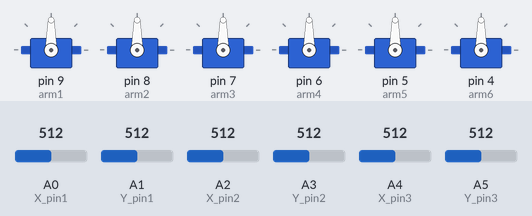
The sketch below on a simulated Arduino Uno, built with avr-gcc and run on an emulated ATmega328P. On the bench: 6 × servo. The inputs (shaded band) are chosen by the test bench; at power-on: A0 (X_pin1) = 512, A1 (Y_pin1) = 512, A2 (X_pin2) = 512, A3 (Y_pin2) = 512, A4 (X_pin3) = 512, A5 (Y_pin3) = 512.

Above: at 1.2 s.
1.3 s: A0 (X_pin1) set to 307
2.8 s: A0 (X_pin1) set to 284
At 4.5 s:
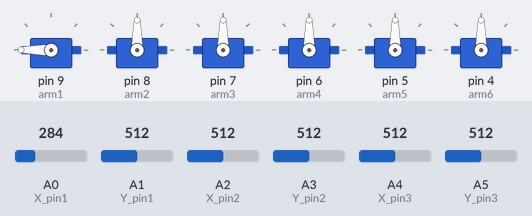
4.8 s: A1 (Y_pin1) set to 317
6.3 s: A1 (Y_pin1) set to 285
At 7.2 s:
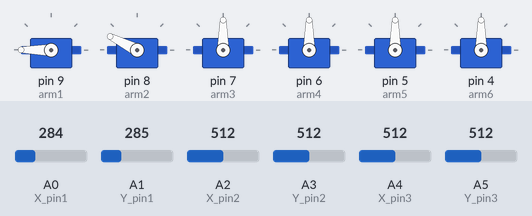
9.3 s: A2 (X_pin2) set to 307
10.8 s: A2 (X_pin2) set to 290
At 10.97 s:
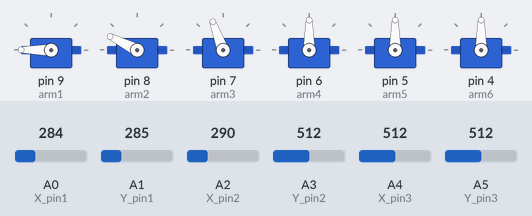
At 13.1 s:
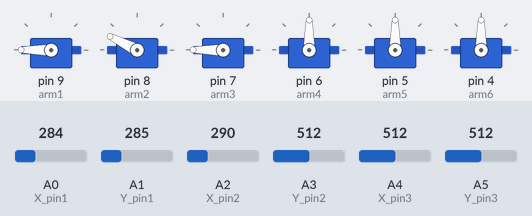
Timing chart, 0 to 14.6 s (numbered marks = the images above; inputs shaded):
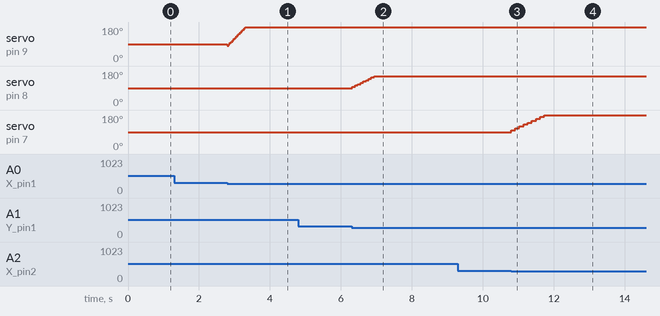

The sketch:

robotarm.ino
```cpp
#include <Servo.h>

Servo arm1;
Servo arm2;
Servo arm3;
Servo arm4;
Servo arm5;
Servo arm6;

int pos1 = 75;
int pos2 = 90;
int pos3 = 90;
int pos4 = 90;
int pos5 = 90;
int pos6 = 90;

const int X_pin1 = A0;
const int Y_pin1 = A1;
const int X_pin2 = A2;
const int Y_pin2 = A3;
const int X_pin3 = A4;
const int Y_pin3 = A5;

void setup() {
  Serial.begin(9600);
  pinMode(9, OUTPUT);
  pinMode(8, OUTPUT);
  pinMode(7, OUTPUT);
  pinMode(6, OUTPUT);
  pinMode(5, OUTPUT);
  pinMode(4, OUTPUT);
  arm1.attach(9);
  arm2.attach(8);
  arm3.attach(7);
  arm4.attach(6);
  arm5.attach(5);
  arm6.attach(4);

}

void loop() {
  // arm 1
  if ((analogRead(X_pin1)) > 1000){
    pos1 = pos1 - 7;
    arm1.write(pos1);
    delay(35);
}
  if ((pos1) <= 0){
     pos1 = pos1 + 7;
}

  if ((analogRead(X_pin1)) < 300){
    pos1 = pos1 + 7;
    arm1.write(pos1);
    delay(35);
}

  if ((pos1) >= 180){
    pos1 = pos1 - 7;
}
    // end arm 1
    // arm2
  if ((analogRead(Y_pin1)) > 1000){
    pos2 = pos2 - 7;
    arm2.write(pos2);
    delay(40);
}
  if ((pos2) <= 10){
     pos2 = pos2 + 7;
}

  if ((analogRead(Y_pin1)) < 300){
    pos2 = pos2 + 7;
    arm2.write(pos2);
    delay(40);
}
  if ((pos2) >= 150){
    pos2 = pos2 - 7
    ;
}
  // end arm 2
  //arm 3
  if ((analogRead(X_pin2)) > 1000){
    pos3 = pos3 - 10;
    arm3.write(pos3);
    delay(40);
}
  if ((pos3) <= 0){
     pos3 = pos3 + 10;
}

  if ((analogRead(X_pin2)) < 300){
    pos3 = pos3 + 10;
    arm3.write(pos3);
    delay(40);
}

  if ((pos3) >= 180){
    pos3 = pos3 - 10;
}
  // end arm 3
  // arm 4
  if ((analogRead(Y_pin2)) > 1000){
    pos4 = pos4 - 10;
    arm4.write(pos4);
    delay(40);
}
  if ((pos4) <= 0){
     pos4 = pos4 + 10;
}

  if ((analogRead(Y_pin2)) < 300){
    pos4 = pos4 + 10;
    arm4.write(pos4);
    delay(40);
}

  if ((pos4) >= 180){
    pos4 = pos4 - 10;
}
  // end arm 4
  // arm 5
  if ((analogRead(X_pin3)) > 1000){
    pos5 = pos5 - 10;
    arm5.write(pos5);
    delay(40);
}
  if ((pos5) <= 0){
     pos5 = pos5 + 10;
}

  if ((analogRead(X_pin3)) < 300){
    pos5 = pos5 + 10;
    arm5.write(pos5);
    delay(40);
}

  if ((pos5) >= 180){
    pos5 = pos5 - 10;
}
  // end arm 5
  // arm 6
  if ((analogRead(Y_pin3)) > 1000){
    pos6 = pos6 - 10;
    arm6.write(pos6);
    delay(40);
}
  if ((pos6) <= 0){
     pos6 = pos6 + 10;
}

  if ((analogRead(Y_pin3)) < 300){
    pos6 = pos6 + 10;
    arm6.write(pos6);
    delay(40);
}

  if ((pos6) >= 180){
    pos6 = pos6 - 10;
}
  // end arm 6
}
```

Measured:
- the behaviour switches between 300 and 299 on A0 (X_pin1) (found by bisection; images 0 and 1)
- the behaviour switches between 300 and 299 on A1 (Y_pin1) (found by bisection; images 1 and 2)
- the behaviour switches between 300 and 299 on A2 (X_pin2) (found by bisection; images 2 and 3)
- after the input at 1.3 s, every drawn part: stays the same
- after the input at 4.8 s, every drawn part: stays the same
- after the input at 6.3 s, servo on pin 8 (arm2): moves from 90° to 153° over 0.61 s, starting at once
- after the input at 9.3 s, every drawn part: stays the same
- after the input at 10.8 s, servo on pin 7 (arm3): moves from 90° to 180° over 0.93 s, starting at once
